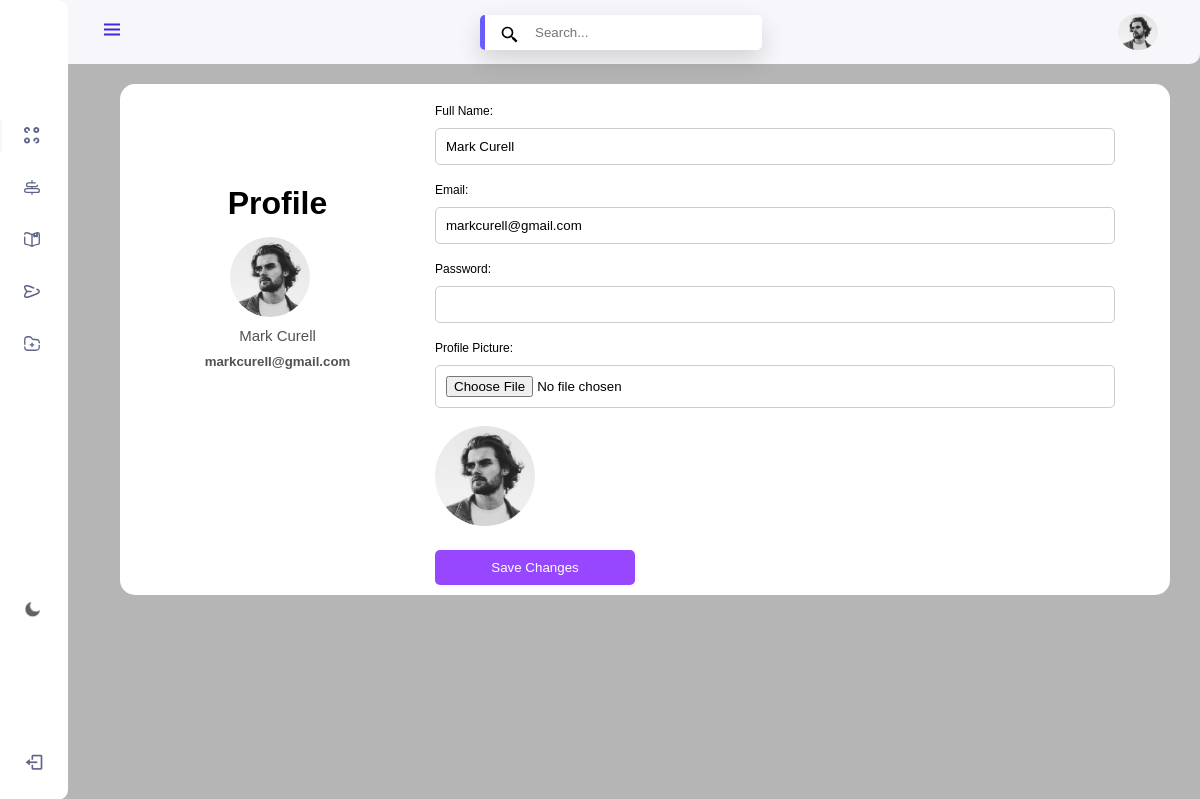
The page /dashboard/profil (signed in) on the database its author committed.
### main.py (models this page shows)
class User(db.Model, UserMixin):
    id = db.Column(db.Integer, primary_key=True)
    email = db.Column(db.String(120), unique=True, nullable=False)
    password = db.Column(db.String(80), nullable=False)
    fullname = db.Column(db.String(120), nullable=True)
    profile_picture = db.Column(db.String(), nullable=True)
    friends = relationship('User',
                           secondary='friendship',
                           primaryjoin=('User.id == friendship.c.user_id'),
                           secondaryjoin=('User.id == friendship.c.friend_id'),
                           backref='friendships')

### main.py (the view, shortened to what this page needs)
@app.route('/dashboard/profil', methods=['GET', 'POST'])
@login_required
def profil():
    default_profile_picture = 'images/Def.png'  # Set the filename of the default profile picture
    return render_template('profil.html', user=current_user, profile_picture=current_user.profile_picture or default_profile_picture)

### main.py (called while the page is built)
@login_manager.user_loader
def load_user(user_id):
    return User.query.get(int(user_id))

### templates/profil.html (shortened to what this page needs)
{% include 'base.html' %}
<!DOCTYPE html>
<html lang="en">
    <head>
      {% block content %}
        <main>
          <div class="container">
            <div class="left-side">
              <h1>Profile</h1>
              <div class="user-info">
                {% if user.profile_picture %}
                  <img src="{{ url_for('static', filename='images/{}'.format(user.profile_picture)) }}" alt="Profile Picture">
                {% else %}
                  <img src="{{ url_for('static', filename='images/{}'.format(user.profile_picture)) }}" alt="Default Profile Picture">
                {% endif %}
                <h2>{{ user.fullname }}</h2>
                <h5>{{ user.email }}</h5>
              </div>
            </div>
            <form id="profile-form" method="POST" action="{{ url_for('profil') }}" enctype="multipart/form-data">
              <label for="fullname">Full Name:</label>
              <input type="text" id="fullname" name="name" value="{{ user.fullname }}" required><br><br>
            <label for="email">Email:</label>
            <input type="email" id="email" name="email" value="{{ user.email }}" required><br><br>
            <label for="password">Password:</label>
            <input type="password" id="password" name="password" required><br><br>
            <label for="profile-picture">Profile Picture:</label>
            <input type="file" id="profile-picture" name="profile_picture" accept="image/*"><br><br>
            <img id="preview-image" src="{{ url_for('static', filename='images/{}'.format(user.profile_picture)) }}" alt="Profile Picture"><br>
            <input type="submit" value="Save Changes">
          </form>
        </main>
        {% endblock %}
      </head>
    </body>
</html>

### templates/base.html (shortened to what this page needs)
<!DOCTYPE html>
<html lang="en">
    <head>
        <link href='https://cdn.jsdelivr.net/npm/boxicons@2.0.5/css/boxicons.min.css' rel='stylesheet'>
        <link rel="stylesheet" href="/static/css/styles.css">
        <link href="https://cdn.jsdelivr.net/npm/remixicon@3.2.0/fonts/remixicon.css" rel="stylesheet">
    </head>
    <body id="body-pd">
        <header class="header" id="header">
            <div class="header__toggle">
                <i class='bx bx-menu' id="header-toggle"></i>
            </div>
            <div class="search-box">
              <input class="search-bar" id="search-input" placeholder="Search...">
            </div>
            <div class="dropdown">
              <button class="dropdown-toggle" onclick="toggleDropdown()">
                <i class="ri-notification-line"></i>
              </button>
            </div>
            <img src="{{ url_for('static', filename='images/{}'.format(user.profile_picture)) }}" alt="" onclick="toggleMenu()" class="user-pic" alt="">
        </header>
        <div class="l-navbar" id="nav-bar">
            <nav class="nav">
                <div>
                    <a href="#" class="nav__logo">
                        <img src="/static/images/logoo.svg" alt="" id="nav-logo">
                    </a>
                    <div class="nav__list">
                        <a href="{{ url_for('dashboard') }}" class="nav__link active">
                            <img src="/static/images/1.svg" class="nav__icon" alt="">
                        </a>
                        <a href="{{ url_for('stats') }}" class="nav__link">
                            <img src="/static/images/2.svg" class="nav__icon" alt="">
                        </a>
                        <a href="{{ url_for('calendar') }}" class="nav__link">
                            <img src="/static/images/3.svg" class="nav__icon" alt="">
                        </a>
                        <a href="{{ url_for('add_user') }}" class="nav__link">
                            <img src="/static/images/5.svg" class="nav__icon" alt="">
                        </a>
                        <a href="{{ url_for('profil') }}" class="nav__link">
                            <img src="/static/images/6.svg" class="nav__icon" alt="">
                        </a>
                    </div>
                </div>
                <img src="/static/images/moon.png" id="moon-icon">
                <a href="{{ url_for('logout') }}" class="nav__link">
                    <i class='bx bx-log-out nav__icon' ></i>
                </a>
            </nav>
        </div>
    </body>
</html>

### static/css/styles.css (style rules this page uses)
:root { --header-height: 3rem; --nav-width: 68px; --first-color: #4723D9; --first-color-light: #AFA5D9; --first-toggle-color:#4723D9; --first-lighter-color:#8264fc; --white-color: #F7F6FB; --light-grey: #b5b5b5; --darker-gray:#525252; --link-color:#5F6389; --black:#0000; --light-blue:rgb(23, 175, 195); --white2-color:#ffffff; --menu-white-color:#ffffff; --navbar-white-color:#ffffff; --link-bar-color:#5F6389; --body-font: 'Nunito', sans-serif; --normal-font-size: 1rem; --z-fixed: 100; }
*,::before,::after { box-sizing: border-box; }
body { position: relative; margin: var(--header-height) 0 0 0; padding: 0 1rem; font-family: var(--body-font); font-size: var(--normal-font-size); transition: .5s; background-color: var(--light-grey); }
a { text-decoration: none; }
.header { width: 100%; height: var(--header-height); position: fixed; top: 0; left: 0; display: flex; align-items: center; justify-content: space-between; padding: 0 1rem; background-color: var(--white-color); z-index: var(--z-fixed); transition: .5s; border-radius: 0 0 10px 0; }
.header__toggle { color: var(--first-toggle-color); font-size: 1.5rem; cursor: pointer; }
.l-navbar { position: fixed; top: 0; left: -30%; width: var(--nav-width); height: 100vh; background-color: var(--navbar-white-color); padding: .5rem 1rem 0 0; transition: .5s; z-index: var(--z-fixed); }
.nav { height: 100%; display: flex; flex-direction: column; justify-content: space-between; overflow: hidden; }
.nav__logo, .nav__link { display: grid; grid-template-columns: max-content max-content; align-items: center; column-gap: 1rem; padding: .05rem 0 .05rem 1.5rem; }
.nav__logo { margin-bottom: 5rem; }
.nav__logo img { padding-left: 30px; }
.nav__link { position: relative; color: var(--link-color); margin-bottom: 1.5rem; transition: .3s; height: 28px; }
.nav__link .nav__icon { width: 16px; }
.nav__icon { font-size: 1.25rem; }
.active { color: var(--first-color); }
.active::before { content: ''; position: absolute; left: 0; width: 2px; height: 32px; background-color: var(--white-color); }
@media screen and (min-width: 768px) { body { margin: calc(var(--header-height) + 1rem) 0 0 0; padding-left: calc(var(--nav-width) + 2rem); } }
@media screen and (min-width: 768px) { .header { height: calc(var(--header-height) + 1rem); padding: 0 2rem 0 calc(var(--nav-width) + 2rem); } }
@media screen and (min-width: 768px) { .l-navbar { left: 0; padding: 1rem 1rem 0 0; border-radius: 0px 10px 10px 0px; } }
.user-pic { width: 40px; border-radius: 50%; cursor: pointer; margin-right: 10px; }
.user-info { display: flex; align-items: center; }
.user-info h2 { font-weight: 500; font-size: 15px; padding-bottom: 10px; color: var(--black); }
.user-info img { width: 45px; height: 45px; border-radius: 50%; margin-right: 15px; }
.dropdown { position: absolute; right: 80px; left: px; }
.ri-notification-line { font-size: 15px; color: rgb(56, 56, 56); padding-right: 20px; }
.dropdown-toggle { background: none; border: none; cursor: pointer; top: 82%; right: 10%; }
.container { display: flex; }

### templates/base.html (style rules this page uses)
#moon-icon { width: 18px; cursor: pointer; margin-left: 23px; margin-top: 90px; }
:root { --header-height: 3rem; --nav-width: 68px; --first-color: #4723D9; --first-color-light: #AFA5D9; --first-toggle-color:#4723D9; --first-lighter-color:#8264fc; --white-color: #F7F6FB; --light-grey: #b5b5b5; --darker-gray:#525252; --link-color:#5F6389; --black:#0000; --light-blue:rgb(23, 175, 195); --white2-color:#ffffff; --menu-white-color:#ffffff; --navbar-white-color:#ffffff; --primary-color:#695CFE; --link-bar-color:#5F6389; --body-font: 'Nunito', sans-serif; --normal-font-size: 1rem; --z-fixed: 100; }
*,::before,::after { box-sizing: border-box; }
.user-info img { width: 45px; height: 45px; }
.user-info h5 { color: var(--darker-gray); }
.user-info h2 { color: var(--darker-gray); }
.search-box .search-bar { border: none; outline: 0; color: var(--darker-gray); border-left: 5px solid var(--primary-color); border-radius: 5px; padding: 10px 50px ; box-shadow: 0 10px 25px rgba(0, 0, 0, .15); background: url(/static/images/8.svg) no-repeat 15px 5px/20px 30px, #fff; }

### rows shown on the page
User: profile_picture (picture), fullname "Mark Curell", email "markcurell@gmail.com", name "Mark Curell"
